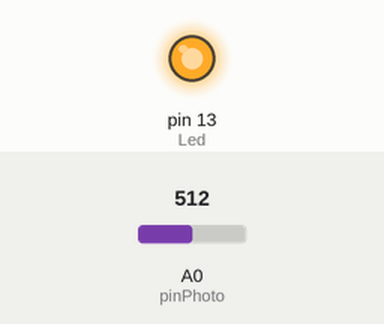
Recording of a sketch running on a simulated Arduino Uno, built with avr-gcc and run on an emulated ATmega328P. Parts: output pins drawn as LEDs (lit = HIGH). Inputs (shaded band) come from the test bench; at power-on: A0 (pinPhoto) = 512. What the sketch prints to the serial monitor is not drawn.

Above: at 1.2 s.
1.3 s: A0 (pinPhoto) set to 313
2.8 s: A0 (pinPhoto) set to 281
Timing chart, 0 to 5.8 s (numbered marks = the images above; inputs shaded):
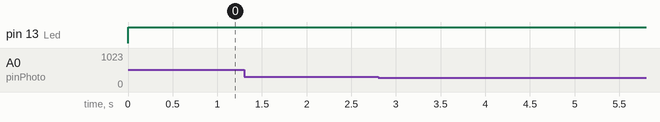

Measured:
- after the input at 1.3 s, every drawn part: stays the same
- after the input at 2.8 s, every drawn part: stays the same

The sketch:

___________.ino
```cpp
int light = 0;
int pinPhoto = A0;
int Led = 13;

void setup() {
  pinMode(pinPhoto, INPUT );
  pinMode(Led, OUTPUT );
  Serial.begin(9600);
}

void loop() {
  digitalWrite(Led, OUTPUT);
  light = analogRead( pinPhoto );
  if (light < 300)
  {
     Serial.println("WHITE");
  }
  else
  {
     Serial.println("NOT WHITE");
  }
   delay(200);
}
```
